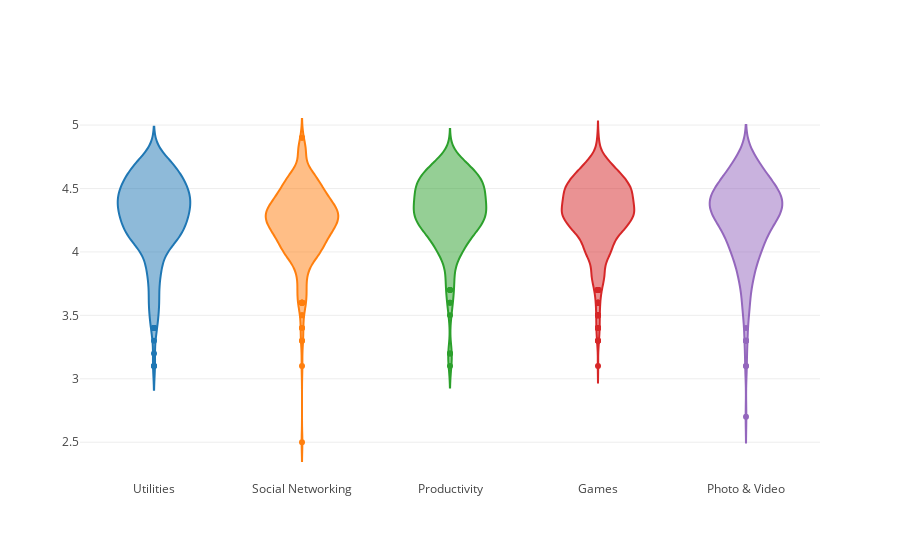

Notebook code for this chart:
### Markdown cell above
Best performing categories

### Code cell
groups = df.groupby('Category').filter(lambda x: len(x) >= 170).reset_index()
#print(type(groups.item.['BUSINESS']))
print('Average rating = ', np.nanmean(list(groups.Rating)))
#print(len(groups.loc[df.Category == 'DATING']))
c = ['hsl('+str(h)+',50%'+',50%)' for h in np.linspace(0, 720, len(set(groups.Category)))]


#df_sorted = df.groupby('Category').agg({'Rating':'median'}).reset_index().sort_values(by='Rating', ascending=False)
#print(df_sorted)



data = [{
    'y': df.loc[df.Category==category]['Rating'], 
    'type':'violin',
    'name' : category,
    'showlegend':False,
    #'marker': {'color': 'Set2'},
    } for i,category in enumerate(list(set(groups.Category)))]



plotly.offline.iplot({'data': data})

### Figure 1 — Plotly figure (JSON) as saved in the notebook; plotly's stock layout.template omitted (floating-point values rounded to 4 significant figures; data arrays with more than 128 entries replaced by an {"elided": "..."} marker saying what was removed)
{"data": [{"name": "Utilities", "showlegend": false, "type": "violin", "uid": "101820bb-80b4-457f-865a-cfedb5501ec4", "y": {"elided": "432 float values"}}, {"name": "Social Networking", "showlegend": false, "type": "violin", "uid": "95e7c1a8-a286-43a9-a26c-ca0c838d2348", "y": {"elided": "326 float values"}}, {"name": "Productivity", "showlegend": false, "type": "violin", "uid": "6f964c4d-8783-412c-b59e-7d00dae5da55", "y": {"elided": "170 float values"}}, {"name": "Games", "showlegend": false, "type": "violin", "uid": "d6285a2f-dd51-464e-b3b3-f5f5bb18e6a4", "y": {"elided": "663 float values"}}, {"name": "Photo & Video", "showlegend": false, "type": "violin", "uid": "b1bd4598-7c0e-4e09-b220-74ee36a84ffc", "y": {"elided": "293 float values"}}], "layout": {}}
